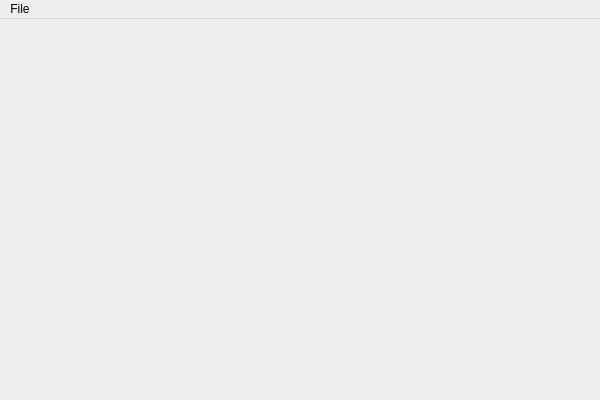
<?xml version="1.0" encoding="UTF-8"?>
<ui version="4.0">
 <class>MainWindow</class>
 <widget class="QMainWindow" name="MainWindow">
  <property name="geometry">
   <rect>
    <x>0</x>
    <y>0</y>
    <width>600</width>
    <height>400</height>
   </rect>
  </property>
  <property name="windowTitle">
   <string>MainWindow</string>
  </property>
  <widget class="QWidget" name="centralWidget"/>
  <widget class="QMenuBar" name="menuBar">
   <property name="geometry">
    <rect>
     <x>0</x>
     <y>0</y>
     <width>600</width>
     <height>21</height>
    </rect>
   </property>
   <widget class="QMenu" name="menuFile">
    <property name="title">
     <string>File</string>
    </property>
    <addaction name="actionSave"/>
    <addaction name="actionRevert"/>
    <addaction name="separator"/>
    <addaction name="actionImport"/>
    <addaction name="actionExport"/>
   </widget>
   <addaction name="menuFile"/>
  </widget>
  <action name="actionSave">
   <property name="text">
    <string>Save</string>
   </property>
  </action>
  <action name="actionRevert">
   <property name="text">
    <string>Revert</string>
   </property>
  </action>
  <action name="actionImport">
   <property name="text">
    <string>Import</string>
   </property>
  </action>
  <action name="actionExport">
   <property name="text">
    <string>Export</string>
   </property>
  </action>
 </widget>
 <layoutdefault spacing="6" margin="11"/>
 <resources/>
 <connections/>
</ui>
